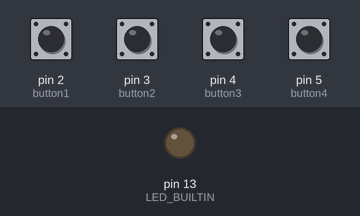
The sketch below on a simulated Arduino Uno, built with avr-gcc and run on an emulated ATmega328P. On the bench: output pins drawn as LEDs (lit = HIGH). The inputs (shaded band) are chosen by the test bench; at power-on: pin 2 (button1), pin 3 (button2), pin 4 (button3), pin 5 (button4) LOW.

Above: at 1.2 s.
1.3 s: pin 2 (button1) pulled HIGH for 0.15 s
At 1.8 s:
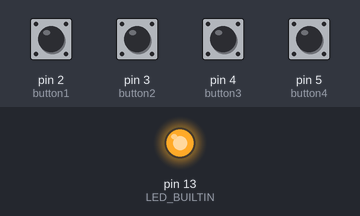
Timing chart, 0 to 12.9 s (numbered marks = the images above; inputs shaded):
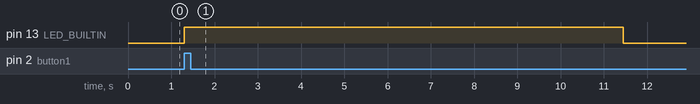

Measured:
- after the input at 1.3 s, pin 13 (LED_BUILTIN): LOW → HIGH at once, → LOW 10.1 s later

The sketch:

Lights_ON_timer_10s.ino
```cpp
//Scrieti un program care rezolva iluminatul in casa scarilor.
//Seconecteaza 4 intrerupatoare si un LED.
//Orice intrerupator actionat va aprinde LED-ul, care ramane aprins 10 seconde de la ultima apasare.
//https://www.arduino.cc/en/tutorial/button
//https://www.arduino.cc/en/tutorial/blink
//https://www.arduino.cc/reference/en/language/functions/time/millis/

const int button1 = 2;
const int button2 = 3;
const int button3 = 4;
const int button4 = 5;

int button1State = 0;
int button2State = 0;
int button3State = 0;
int button4State = 0;

int state = 0;
int timer = 0;
const int TIME = 10000;

void setup()
{
  pinMode(LED_BUILTIN,OUTPUT);
  pinMode(button1,INPUT);
  pinMode(button2,INPUT);
  pinMode(button3,INPUT);
  pinMode(button4,INPUT);
}

void loop()
{
  button1State = digitalRead(button1);
  button2State = digitalRead(button2);
  button3State = digitalRead(button3);
  button4State = digitalRead(button4);

//Any button press will reset the timer of 10 seconds for the LED to stay on
//    by reading millis() into timer;
  if(button1State || button2State || button3State || button4State)
  {
    digitalWrite(LED_BUILTIN,HIGH);
    timer = millis();
    state = 1;
  }

//Once 10 seconds pass, which is verified by constantly checking millis()-timer, without
//  any button being pressed, the timer resets to 0;
  if(millis()-timer >= TIME && state)
  {
    digitalWrite(LED_BUILTIN,LOW);
    timer = 0;
    state = 0;
  }
}
```
